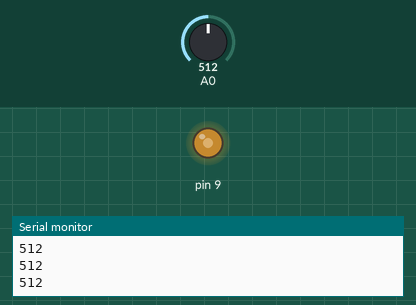
A sketch run on a simulated Arduino Uno, built with avr-gcc and run on an emulated ATmega328P. Parts: output pins drawn as LEDs (lit = HIGH), the last lines printed to the serial monitor. Inputs (shaded band) come from the test bench; at power-on: A0 = 512.

Above: at 1.2 s.
1.3 s: A0 set to 716
At 2.5 s:
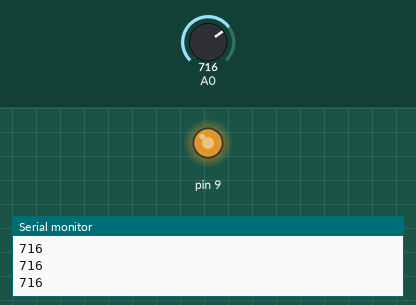
2.8 s: A0 set to 900
At 4.0 s:
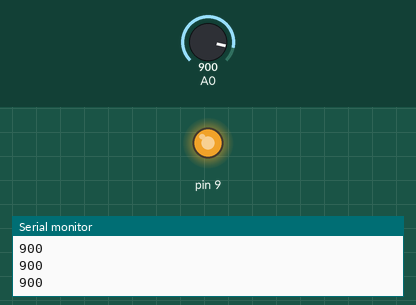
4.3 s: A0 set to 122
At 5.3 s:
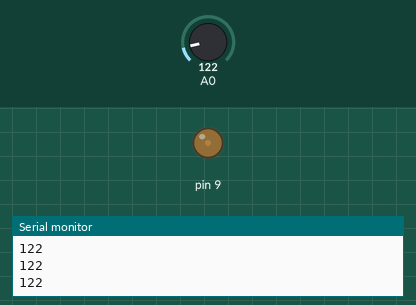
5.8 s: A0 set to 0
At 6.7 s:
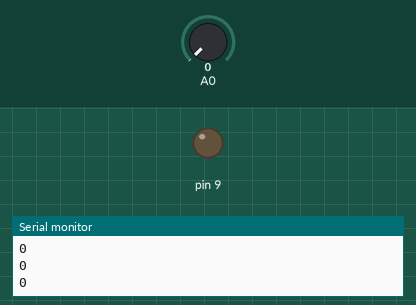
7.3 s: A0 set to 511
At 8.0 s:
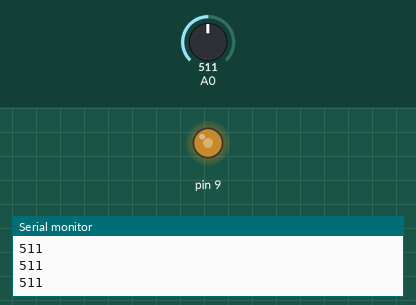
Timing chart, 0 to 9.8 s (numbered marks = the images above; inputs shaded):
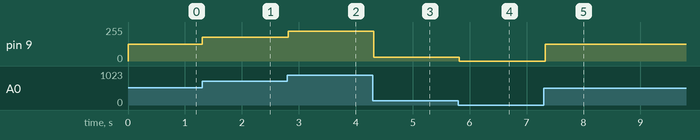

Measured:
- after the input at 1.3 s, pin 9: 127/255 → 178/255 at once
- after the input at 2.8 s, pin 9: 178/255 → 224/255 at once
- after the input at 4.3 s, pin 9: 224/255 → 30/255 at once
- after the input at 5.8 s, pin 9: 30/255 → 0/255 at once
- after the input at 7.3 s, pin 9: 0/255 → 127/255 at once

The sketch:

Code.ino
```cpp
// C++ code
//
int sensorValue;
void setup()
{
  pinMode(A0, INPUT);
  pinMode(9,OUTPUT);
  Serial.begin(9600);
}

void loop()
{
  sensorValue=analogRead(A0);//Read photoresistor.The range of the input value of photoresistor is 0-1023.
 Serial.println(sensorValue);//Print input value.
  analogWrite(9,map(sensorValue,0,1023,0,255));//Convert analog input to PWM signal and change light intensity by measuring photoresistor's value.Analog signal's range is 0-1023 and PWM signal range is 0-255.
  delay(100);
}
```
